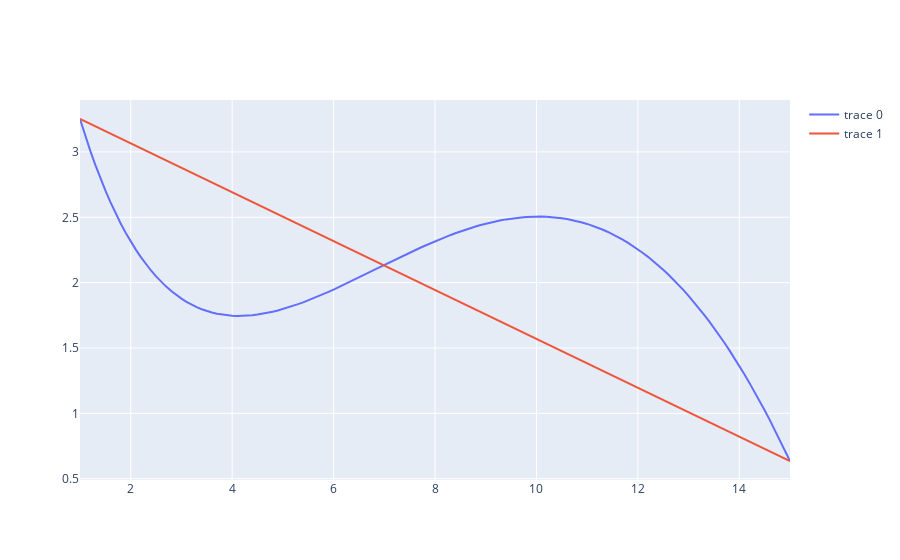

The notebook cell this image was saved under:
### Markdown cell above
1. Сформируйте систему линейных уравнений (то есть задайте матрицу коэффициентов A и свободный вектор b) для многочлена первой степени, который должен совпадать с функцией f в точках 1 и 15. Решите данную систему с помощью функции scipy.linalg.solve. Нарисуйте функцию f и полученный многочлен. Хорошо ли он приближает исходную функцию?

### Code cell
from scipy import linalg
import numpy as np

x = np.array([1, 15])
def f(x):
    return sin(x/5) * exp(x/10) + 5*exp(-x/2) 
a = np.array([[1, 1], [1, 15]])
b = f(x)
w = scipy.linalg.solve(a, b)
print(w)
x = np.arange(1, 15.1, 0.1)
def f(x):
    return sin(x/5) * exp(x/10) + 5*exp(-x/2)
def w(x):
    return 3.43914511 - 0.18692825*x 

import plotly.graph_objs as go
fig = go.Figure()
fig.add_trace(go.Scatter(x=x, y=f(x)))
fig.add_trace(go.Scatter(x=x, y=w(x)))
fig.show()

### Figure 1 — Plotly figure (JSON) as saved in the notebook; plotly's stock layout.template omitted (floating-point values rounded to 4 significant figures; data arrays with more than 128 entries replaced by an {"elided": "..."} marker saying what was removed)
{"data": [{"type": "scatter", "x": {"elided": "141 float values"}, "y": {"elided": "141 float values"}}, {"type": "scatter", "x": {"elided": "141 float values"}, "y": {"elided": "141 float values"}}], "layout": {}}
